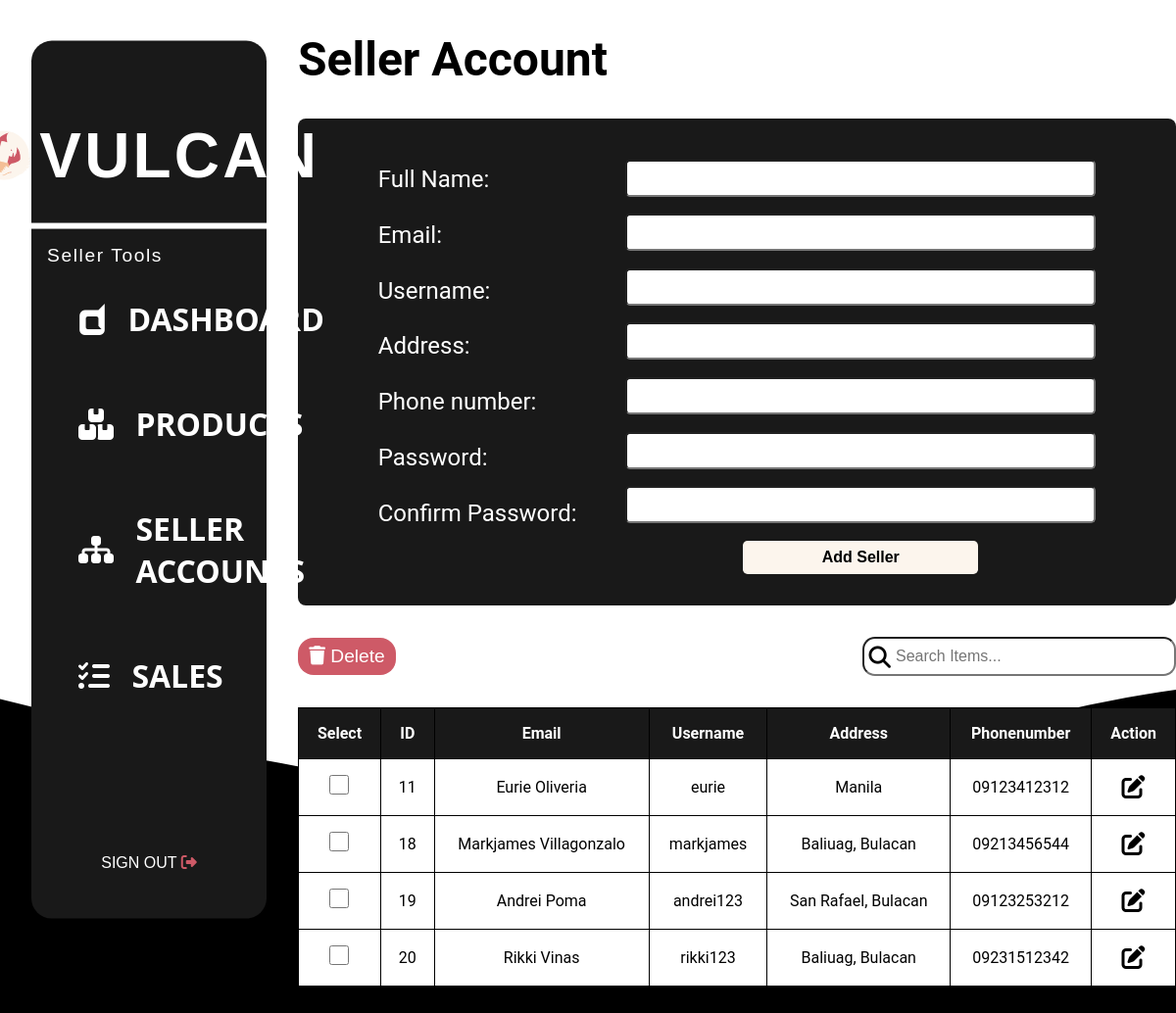
Screenshot of /php/seller-account.php (signed in) with the database file from the repository.
### tables this page shows
CREATE TABLE `tbusers` (
  `user_id` int(11) NOT NULL,
  `user_fullName` varchar(255) NOT NULL,
  `user_username` varchar(255) NOT NULL,
  `user_password` varchar(255) NOT NULL,
  `user_email` varchar(255) NOT NULL,
  `user_contactNo` varchar(255) NOT NULL,
  `user_address` varchar(255) NOT NULL,
  `acc_type` varchar(255) NOT NULL
);

### php/seller-account.php (the view, shortened to what this page needs)
<!DOCTYPE html>
<html lang="en">
<head>
    <link rel="stylesheet" href="../styles/seller-account.css">
</head>
<body>
<div class="seller-container">
        <?php include("../php/dashboard.php"); ?>
        <div class="form-container">
            <h1 class="title">Seller Account</h1>
            <form method="POST" class="first-form" enctype="multipart/form-data">
                <div class="data">
                    <div class="labels">
                        <label for="txt-fullname">Full Name:</label>
                        <label for="txt-email">Email:</label>
                        <label for="txt-username">Username:</label>
                        <label for="txt-address">Address:</label>
                        <label for="txt-phonenumber">Phone number:</label>
                        <label for="txt-password">Password:</label>
                        <label for="txt-confirmpassword">Confirm Password:</label>
                    </div>
                    <div class="inputs">
                        <input type="text" name="txt-fullname" id="txt-fullname" required>
                        <input type="email" name="txt-email" id="txt-email" required>
                        <input type="text" name="txt-username" id="txt-username" required>
                        <input type="text" name="txt-address" id="txt-address" required>
                        <input type="text" name="txt-phonenumber" id="txt-phonenumber" maxlength="11" required>
                        <input type="password" name="txt-password" id="txt-password" required>
                        <input type="password" name="txt-confirmpassword" id="txt-confirmpassword" required>
                        <input type="submit" name="add-btn" id="add-btn" value="Add Seller">
                    </div>
            </form>
        </div>
        <div class="table-actions">
        <div class="delete-container">
            <button type="button" class="delete-action" onclick="handleDelete()"><i class="fa-solid fa-trash"><span class="delete"> Delete</span></i></button>
        </div>
        <div class="product-search">
            <i class="fa-solid fa-magnifying-glass"></i>
            <form method="GET" action="" id="searchForm">
                <input type="search" name="search" placeholder="Search Items..."  value="<?php echo isset($_GET['search']) ? $_GET['search'] : ''; ?>">
            </form>
        </div>
    </div>
    <div class="product-table">
        <form method = 'POST' action='./delete-account.php' id="sellerForm">
            <table>
                <tr>
                    <th>Select</th>
                    <th>ID</th>
                    <th>Email</th>
                    <th>Username</th>
                    <th>Address</th>
                    <th>Phonenumber</th>
                    <th>Action</th>
                </tr>
                <?php
                    include('conn.php');
                    $searchTerm = isset($_GET['search']) ? $_GET['search'] : '';
                    $sql = "SELECT `user_id`, `user_fullName`, `user_username`, `user_password`, `user_email`, `user_contactNo`, `user_address`, `acc_type` FROM `tbusers` where `user_fullname` like '%$searchTerm%'";
                    $result = $conn->query($sql);
                    while($row = $result->fetch_assoc()){
                        echo "<tr>";
                        echo "<td class='check'><input type = 'checkbox' name = 'user_ids[]' value = '".$row['user_id']."'></td>";
                        echo "<td>" . $row["user_id"] . "</td>";
                        echo "<td>" . $row["user_fullName"] . "</td>";
                        echo "<td>" . $row["user_username"] . "</td>";
                        echo "<td>" . $row["user_address"] . "</td>";
                        echo "<td>" . $row["user_contactNo"] . "</td>";
                        echo "<td class='actions'>";
                        echo '<a href = "./seller.php?id='. $row["user_id"].'">';
                        echo "<i class='fa-solid fa-pen-to-square'></i></a>";
                        echo "</td>";
                        echo "</tr>";
                    }
                ?>
            </table>
        </form>
    </div>
    </div>
</body>
</html>

### styles/seller-account.css (style rules this page uses)
* { padding: 0; margin: 0; box-sizing: border-box; }
.title { color: #000000; font-size: 3rem; }
.seller-container { display: flex; }
.form-container { padding: 2rem 0; width: 75%; height: 30%; display: flex; flex-direction: column; gap: 2rem; }
.form-container form { display: flex; flex-direction: column; gap: 1rem; }
.first-form { background-color: #191919; border-radius: 0.5rem; padding: 2rem; }
.data { display: flex; align-items: center; justify-content: space-evenly; }
.labels { display: flex; flex-direction: column; margin-bottom: 2.4rem; gap: 1.4rem; }
.labels label { color: #ffffff; font-size: 1.5rem; margin-top: 0.4rem; }
.inputs { display: flex; flex-direction: column; align-items: center; gap: 0.5rem; }
.inputs input { margin-top: 0.6rem; font-size: 1rem; width: 30rem; padding: 0.5rem; border-radius: 0.3rem; }
#add-btn { width: 15rem; padding: 0.5rem; border-radius: 0.3rem; font-size: 1rem; font-weight: bold; border: none; transition: 0.2s; background-color: #fcf5ed; }
.table-actions { display: flex; flex-direction: row; justify-content: space-between; }
.product-search { display: flex; align-items: center; }
.product-search i { position: relative; left: 1.8rem; top: 0.1rem; font-size: 1.4rem; }
.product-search input { border-radius: 0.8rem; padding-left: 2rem; font-size: 1rem; height: 2.5rem; width: 20rem; }
.delete { font-family: "poppinss", sans-serif; font-weight: 100; }
.delete-action { background-color: #ce5a67; border: none; padding: 0.5rem 0.7rem; border-radius: 1rem; color: #ffffff; font-size: 1.2rem; transition: 0.2s; }
.table-actions { display: flex; align-items: center; justify-content: space-between; }
.product-table { background-color: #ffffff; }
.product-table a { color: black; text-decoration: none; }
table, th, tr, td { border: 1px solid black; border-collapse: collapse; padding: 1rem; text-align: center; }
table { width: 100%; }
th { background-color: #191919; color: #ffffff; }
.actions i { cursor: pointer; font-size: 1.5rem; margin: 0 0.7rem; }
.check input[type="checkbox"] { line-height: normal; width: 20px; height: 20px; }

### styles/dashboard.css (style rules this page uses)
* { padding: 0; margin: 0; box-sizing: border-box; }
body { background-image: url("../assets/imgs/bg.svg"); background-repeat: no-repeat; background-size: cover; }
body { font-family: "Roboto", sans-serif; }

### rows the page displays
tbusers: user_id "11", user_fullName "Eurie Oliveria", user_username "eurie", user_address "Manila", user_contactNo "09123412312"
tbusers: user_id "18", user_fullName "Markjames Villagonzalo", user_username "markjames", user_address "Baliuag, Bulacan", user_contactNo "09213456544"
tbusers: user_id "19", user_fullName "Andrei Poma", user_username "andrei123", user_address "San Rafael, Bulacan", user_contactNo "09123253212"
tbusers: user_id "20", user_fullName "Rikki Vinas", user_username "rikki123", user_address "Baliuag, Bulacan", user_contactNo "09231512342"
